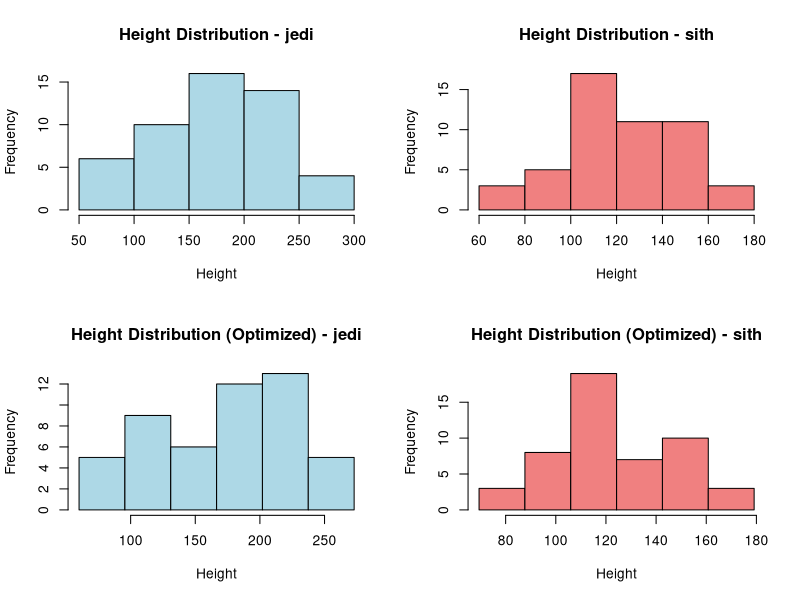
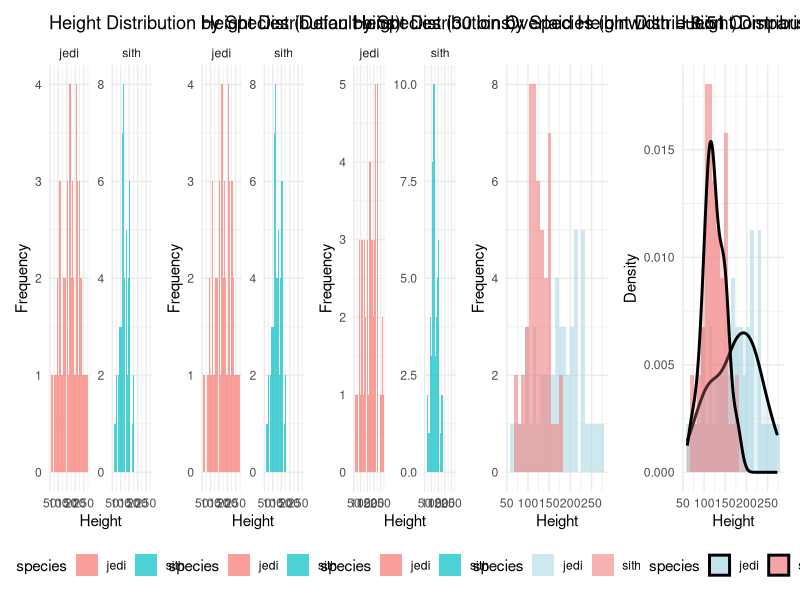
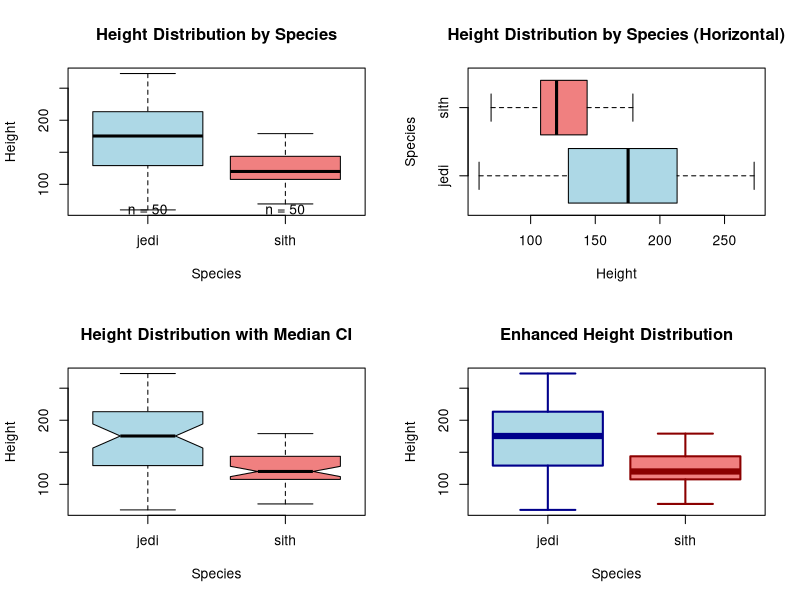
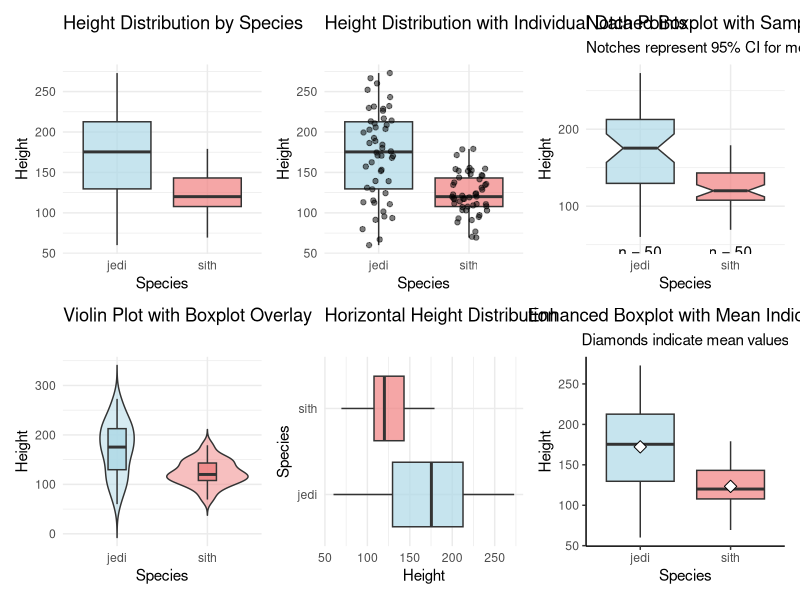
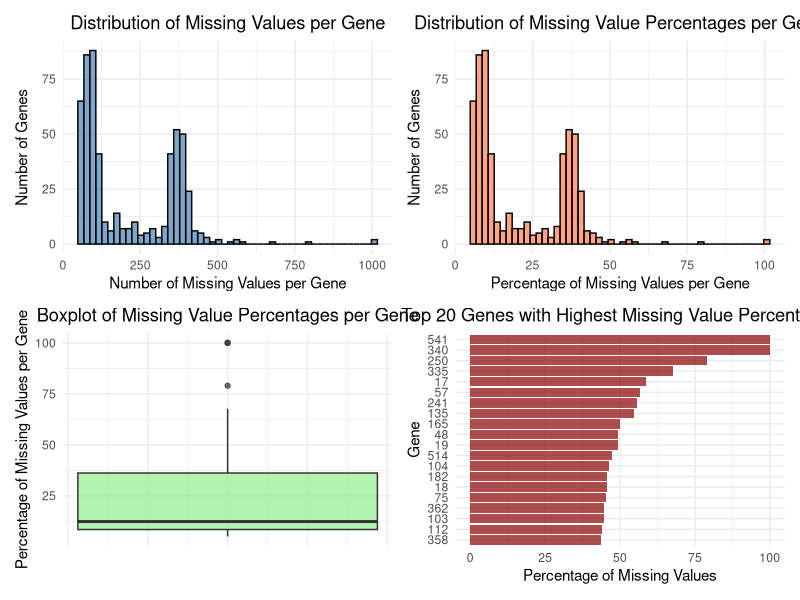
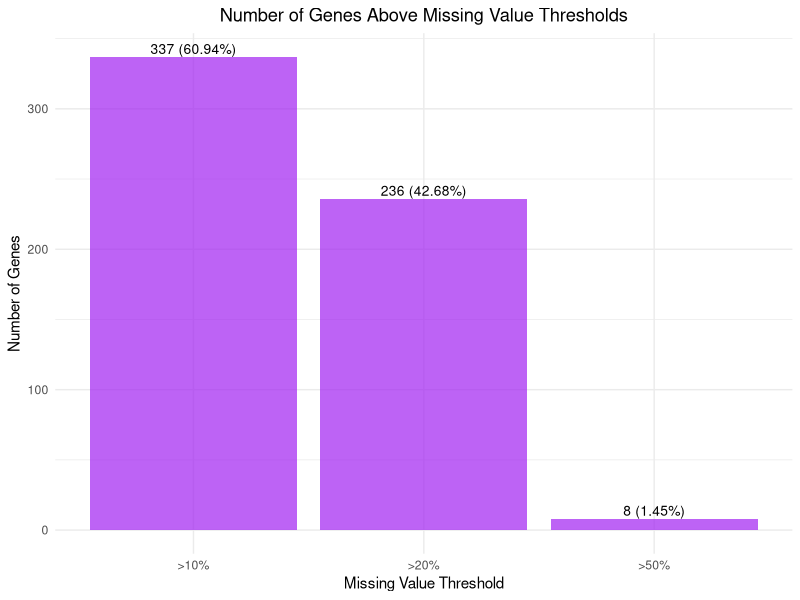
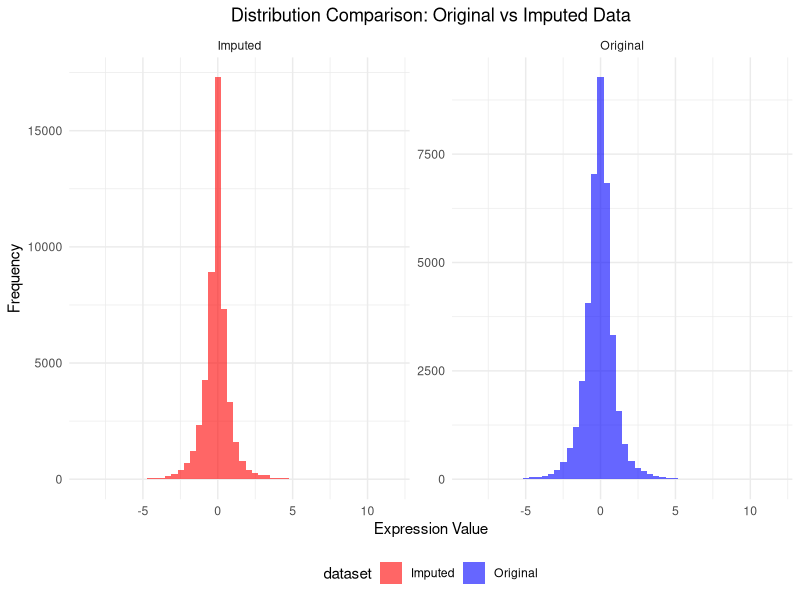
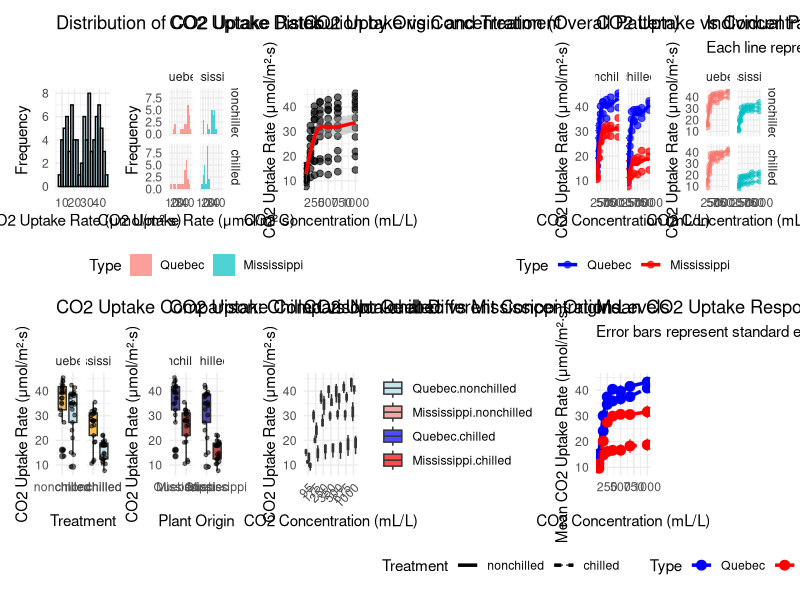

The R script that drew these images, in order:
## ---- chunk 1
library(ggpubr)
library(patchwork)
library(tidyverse)
## ---- chunk 2
#| fig-height: 8
#| fig-width: 8
setwd("/Users/ninghe/Desktop/course/riken-ki")
data <- read_csv("./Week1/data/magic_guys.csv")
print(data)

species1_data <- data[data$species == unique(data$species)[1], ]
species2_data <- data[data$species == unique(data$species)[2], ]

par(mfrow = c(2, 2))
hist(species1_data$length, 
     main = paste("Height Distribution -", unique(data$species)[1]),
     xlab = "Height", 
     col = "lightblue")

hist(species2_data$length, 
     main = paste("Height Distribution -", unique(data$species)[2]),
     xlab = "Height", 
     col = "lightcoral")

breaks1 <- seq(min(species1_data$length), max(species1_data$length), 
               length.out = ceiling(log2(nrow(species1_data))) + 1)
breaks2 <- seq(min(species2_data$length), max(species2_data$length), 
               length.out = ceiling(log2(nrow(species2_data))) + 1)

hist(species1_data$length, 
     breaks = breaks1,
     main = paste("Height Distribution (Optimized) -", unique(data$species)[1]),
     xlab = "Height", 
     col = "lightblue")

hist(species2_data$length, 
     breaks = breaks2,
     main = paste("Height Distribution (Optimized) -", unique(data$species)[2]),
     xlab = "Height", 
     col = "lightcoral")
## ---- chunk 3
#| fig-height: 4
#| fig-width: 25
p1 <- ggplot(data, aes(x = length, fill = species)) +
  geom_histogram(alpha = 0.7, position = "identity") +
  facet_wrap(~species, scales = "free_y") +
  labs(title = "Height Distribution by Species (Default bins)",
       x = "Height",
       y = "Frequency") +
  theme_minimal() +
  theme(legend.position = "bottom")

p2 <- ggplot(data, aes(x = length, fill = species)) +
  geom_histogram(bins = 30, alpha = 0.7, position = "identity") +
  facet_wrap(~species, scales = "free_y") +
  labs(title = "Height Distribution by Species (30 bins)",
       x = "Height",
       y = "Frequency") +
  theme_minimal() +
  theme(legend.position = "bottom")

range_height <- range(data$length)
optimal_binwidth <- (range_height[2] - range_height[1]) / 25
p3 <- ggplot(data, aes(x = length, fill = species)) +
  geom_histogram(binwidth = optimal_binwidth, alpha = 0.7, position = "identity") +
  facet_wrap(~species, scales = "free_y") +
  labs(title = paste("Height Distribution by Species (binwidth =", round(optimal_binwidth, 2), ")"),
       x = "Height",
       y = "Frequency") +
  theme_minimal() +
  theme(legend.position = "bottom")

p4 <- ggplot(data, aes(x = length, fill = species)) +
  geom_histogram(bins = 25, alpha = 0.6, position = "identity") +
  labs(title = "Overlaid Height Distribution Comparison",
       x = "Height",
       y = "Frequency") +
  theme_minimal() +
  theme(legend.position = "bottom") +
  scale_fill_manual(values = c("lightblue", "lightcoral"))

p5 <- ggplot(data, aes(x = length, fill = species)) +
  geom_histogram(aes(y = after_stat(density)), bins = 25, alpha = 0.6, position = "identity") +
  geom_density(alpha = 0.3, size = 1) +
  labs(title = "Height Distribution with Density Overlay",
       x = "Height",
       y = "Density") +
  theme_minimal() +
  theme(legend.position = "bottom") +
  scale_fill_manual(values = c("lightblue", "lightcoral"))

wrap_plots(p1, p2, p3, p4, p5, nrow = 1)
## ---- chunk 4
cat("\nStatistical Summary by Species:\n")
data %>%
  group_by(species) %>%
  summarise(
    n = n(),
    mean_height = mean(length, na.rm = TRUE),
    median_height = median(length, na.rm = TRUE),
    sd_height = sd(length, na.rm = TRUE),
    min_height = min(length, na.rm = TRUE),
    max_height = max(length, na.rm = TRUE),
    .groups = 'drop'
  ) %>%
  print()
## ---- chunk 5
#| fig-height: 8
#| fig-width: 6
par(mfrow = c(2, 2))

boxplot(length ~ species, 
        data = data,
        main = "Height Distribution by Species",
        xlab = "Species",
        ylab = "Height",
        col = c("lightblue", "lightcoral"),
        border = "black",
        outline = TRUE)

species_counts <- table(data$species)
text(x = 1:length(species_counts), 
     y = par("usr")[3] - 0.05 * diff(par("usr")[3:4]), 
     labels = paste("n =", species_counts), 
     pos = 3, 
     xpd = TRUE)

boxplot(length ~ species, 
        data = data,
        main = "Height Distribution by Species (Horizontal)",
        xlab = "Height",
        ylab = "Species",
        col = c("lightblue", "lightcoral"),
        border = "black",
        horizontal = TRUE,
        outline = TRUE)

boxplot(length ~ species, 
        data = data,
        main = "Height Distribution with Median CI",
        xlab = "Species",
        ylab = "Height",
        col = c("lightblue", "lightcoral"),
        border = "black",
        notch = TRUE,
        outline = TRUE)

boxplot(length ~ species, 
        data = data,
        main = "Enhanced Height Distribution",
        xlab = "Species",
        ylab = "Height",
        col = c("lightblue", "lightcoral"),
        border = c("darkblue", "darkred"),
        lwd = 2,
        outline = TRUE,
        pch = 16,
        cex = 0.8,
        whisklty = 1,
        staplelty = 1,
        whisklwd = 2,
        staplelwd = 2)
## ---- chunk 6
#| fig-height: 9
#| fig-width: 12
p1 <- ggplot(data, aes(x = species, y = length, fill = species)) +
  geom_boxplot(alpha = 0.7, outlier.shape = 16, outlier.size = 2) +
  labs(title = "Height Distribution by Species",
       x = "Species",
       y = "Height") +
  theme_minimal() +
  theme(legend.position = "none") +
  scale_fill_manual(values = c("lightblue", "lightcoral"))

p2 <- ggplot(data, aes(x = species, y = length, fill = species)) +
  geom_boxplot(alpha = 0.7, outlier.shape = NA) +
  geom_jitter(width = 0.2, alpha = 0.5, size = 1.5) +
  labs(title = "Height Distribution with Individual Data Points",
       x = "Species",
       y = "Height") +
  theme_minimal() +
  theme(legend.position = "none") +
  scale_fill_manual(values = c("lightblue", "lightcoral"))

sample_sizes <- data %>%
  group_by(species) %>%
  summarise(n = n(), .groups = 'drop')

p3 <- ggplot(data, aes(x = species, y = length, fill = species)) +
  geom_boxplot(notch = TRUE, alpha = 0.7, outlier.shape = 16) +
  geom_text(data = sample_sizes, 
            aes(x = species, y = min(data$length) - 0.05 * diff(range(data$length)), 
                label = paste("n =", n)), 
            inherit.aes = FALSE, 
            vjust = 1) +
  labs(title = "Notched Boxplot with Sample Sizes",
       x = "Species",
       y = "Height",
       subtitle = "Notches represent 95% CI for median") +
  theme_minimal() +
  theme(legend.position = "none") +
  scale_fill_manual(values = c("lightblue", "lightcoral"))

p4 <- ggplot(data, aes(x = species, y = length, fill = species)) +
  geom_violin(alpha = 0.5, trim = FALSE) +
  geom_boxplot(width = 0.2, alpha = 0.8, outlier.shape = 16) +
  labs(title = "Violin Plot with Boxplot Overlay",
       x = "Species",
       y = "Height") +
  theme_minimal() +
  theme(legend.position = "none") +
  scale_fill_manual(values = c("lightblue", "lightcoral"))

p5 <- ggplot(data, aes(x = species, y = length, fill = species)) +
  geom_boxplot(alpha = 0.7, outlier.shape = 16) +
  coord_flip() +
  labs(title = "Horizontal Height Distribution",
       x = "Species",
       y = "Height") +
  theme_minimal() +
  theme(legend.position = "none") +
  scale_fill_manual(values = c("lightblue", "lightcoral"))

p6 <- ggplot(data, aes(x = species, y = length, fill = species)) +
  geom_boxplot(alpha = 0.7, 
               outlier.shape = 21, 
               outlier.fill = "white", 
               outlier.color = "black",
               outlier.size = 2,
               notch = FALSE) +
  stat_summary(fun = mean, geom = "point", shape = 23, size = 3, fill = "white") +
  labs(title = "Enhanced Boxplot with Mean Indicators",
       x = "Species",
       y = "Height",
       subtitle = "Diamonds indicate mean values") +
  theme_classic() +
  theme(legend.position = "none",
        plot.title = element_text(hjust = 0.5),
        plot.subtitle = element_text(hjust = 0.5)) +
  scale_fill_manual(values = c("lightblue", "lightcoral"))

wrap_plots(p1, p2, p3, p4, p5, p6, nrow = 2)
## ---- chunk 7
#pdf("xxxxxxxxx", height = 10, width = 10)
#dev.off()
#ggsave("xxxxxxxxx", height = 10, width = 10)
## ---- chunk 8
setwd("/Users/ninghe/Desktop/course/riken-ki")
data <- read.delim("./Week1/data/microarray_data.tab")
print(data[1:6,1:6])

dim(data)
## ---- chunk 9
#| fig-height: 11
#| fig-width: 10
n_genes <- nrow(data)
n_samples <- ncol(data)

missing_per_gene <- rowSums(is.na(data))
missing_percentage_per_gene <- (missing_per_gene / n_samples) * 100

gene_missing_data <- data.frame(
  gene = rownames(data),
  missing_count = missing_per_gene,
  missing_percentage = missing_percentage_per_gene,
  stringsAsFactors = FALSE
)

cat("Missing values summary:\n")
cat("Total missing values:", sum(missing_per_gene), "\n")
cat("Percentage of total data points missing:", 
    round((sum(missing_per_gene) / (n_genes * n_samples)) * 100, 2), "%\n")
cat("Genes with no missing values:", sum(missing_per_gene == 0), "\n")
cat("Genes with some missing values:", sum(missing_per_gene > 0), "\n")
cat("Genes with all values missing:", sum(missing_per_gene == n_samples), "\n")
print(summary(missing_percentage_per_gene))

p1 <- ggplot(gene_missing_data, aes(x = missing_count)) +
  geom_histogram(bins = 50, fill = "steelblue", alpha = 0.7, color = "black") +
  labs(title = "Distribution of Missing Values per Gene",
       x = "Number of Missing Values per Gene",
       y = "Number of Genes") +
  theme_minimal() +
  theme(plot.title = element_text(hjust = 0.5))

p2 <- ggplot(gene_missing_data, aes(x = missing_percentage)) +
  geom_histogram(bins = 50, fill = "coral", alpha = 0.7, color = "black") +
  labs(title = "Distribution of Missing Value Percentages per Gene",
       x = "Percentage of Missing Values per Gene",
       y = "Number of Genes") +
  theme_minimal() +
  theme(plot.title = element_text(hjust = 0.5))

p3 <- ggplot(gene_missing_data, aes(y = missing_percentage)) +
  geom_boxplot(fill = "lightgreen", alpha = 0.7) +
  labs(title = "Boxplot of Missing Value Percentages per Gene",
       y = "Percentage of Missing Values per Gene") +
  theme_minimal() +
  theme(plot.title = element_text(hjust = 0.5),
        axis.text.x = element_blank(),
        axis.ticks.x = element_blank())

top_missing_genes <- gene_missing_data %>%
  arrange(desc(missing_percentage)) %>%
  head(20)

if(nrow(top_missing_genes) > 0) {
  p4 <- ggplot(top_missing_genes, aes(x = reorder(gene, missing_percentage), 
                                     y = missing_percentage)) +
    geom_col(fill = "darkred", alpha = 0.7) +
    coord_flip() +
    labs(title = "Top 20 Genes with Highest Missing Value Percentages",
         x = "Gene",
         y = "Percentage of Missing Values") +
    theme_minimal() +
    theme(plot.title = element_text(hjust = 0.5))
}

wrap_plots(p1, p2, p3, p4, nrow = 2)
## ---- chunk 10
#| fig-height: 6
#| fig-width: 5
thresholds <- c(10, 20, 50)

find_high_missing_genes <- function(threshold) {
  genes_above_threshold <- gene_missing_data %>%
    filter(missing_percentage > threshold) %>%
    arrange(desc(missing_percentage))
  
  return(genes_above_threshold)
}

threshold_results <- list()
for(threshold in thresholds) {
  high_missing_genes <- find_high_missing_genes(threshold)
  threshold_results[[paste0(threshold, "%")]] <- high_missing_genes
  
  cat("\nGenes with >", threshold, "% missing values:\n")
  cat("Number of genes:", nrow(high_missing_genes), "\n")
  cat("Percentage of total genes:", 
      round((nrow(high_missing_genes) / n_genes) * 100, 2), "%\n")
  
  if(nrow(high_missing_genes) > 0) {
    cat("Top 5 genes with highest missing percentages:\n")
    print(head(high_missing_genes[, c("gene", "missing_percentage")], 5))
  }
}

threshold_summary <- data.frame(
  threshold = paste0(">", thresholds, "%"),
  count = sapply(thresholds, function(x) sum(gene_missing_data$missing_percentage > x)),
  percentage = sapply(thresholds, function(x) 
    round((sum(gene_missing_data$missing_percentage > x) / n_genes) * 100, 2))
)

p5 <- ggplot(threshold_summary, aes(x = threshold, y = count)) +
  geom_col(fill = "purple", alpha = 0.7) +
  geom_text(aes(label = paste0(count, " (", percentage, "%)")), 
            vjust = -0.3, size = 3.5) +
  labs(title = "Number of Genes Above Missing Value Thresholds",
       x = "Missing Value Threshold",
       y = "Number of Genes") +
  theme_minimal() +
  theme(plot.title = element_text(hjust = 0.5))

print(p5)
## ---- chunk 11
#| fig-height: 4
#| fig-width: 8
data_imputed <- data

total_missing_before <- sum(is.na(data_imputed))
cat("Total missing values before imputation:", total_missing_before, "\n")

for(i in 1:nrow(data_imputed)) {
  gene_mean <- mean(as.numeric(data_imputed[i, ]), na.rm = TRUE)
  
  if(!is.nan(gene_mean)) {
    data_imputed[i, is.na(data_imputed[i, ])] <- gene_mean
  } else {
    overall_mean <- mean(as.matrix(data), na.rm = TRUE)
    data_imputed[i, is.na(data_imputed[i, ])] <- overall_mean
  }
}

total_missing_after <- sum(is.na(data_imputed))
cat("Total missing values after imputation:", total_missing_after, "\n")
cat("Successfully imputed:", total_missing_before - total_missing_after, "values\n")

if(total_missing_after == 0) {
  cat("✓ All missing values have been successfully imputed!\n")
} else {
  cat("⚠ Warning: Some missing values remain after imputation\n")
}

cat("\nExample comparison (first 3 genes, first 10 samples):\n")
cat("BEFORE imputation:\n")
print(data[1:3, 1:10])
cat("\nAFTER imputation:\n")
print(data_imputed[1:3, 1:10])

cat("\nData distribution comparison:\n")
cat("Original data summary:\n")
print(summary(as.vector(as.matrix(data))))

cat("\nImputed data summary:\n")
print(summary(as.vector(as.matrix(data_imputed))))

if(n_genes * n_samples > 100000) {
  sample_indices <- sample(1:(n_genes * n_samples), 50000)
  original_sample <- as.vector(as.matrix(data))[sample_indices]
  imputed_sample <- as.vector(as.matrix(data_imputed))[sample_indices]
} else {
  original_sample <- as.vector(as.matrix(data))
  imputed_sample <- as.vector(as.matrix(data_imputed))
}

comparison_data <- data.frame(
  value = c(original_sample, imputed_sample),
  dataset = rep(c("Original", "Imputed"), 
                c(length(original_sample), length(imputed_sample)))
) %>%
  filter(!is.na(value))  # Remove NAs for visualization

p6 <- ggplot(comparison_data, aes(x = value, fill = dataset)) +
  geom_histogram(alpha = 0.6, bins = 50, position = "identity") +
  facet_wrap(~dataset, scales = "free_y") +
  labs(title = "Distribution Comparison: Original vs Imputed Data",
       x = "Expression Value",
       y = "Frequency") +
  theme_minimal() +
  theme(plot.title = element_text(hjust = 0.5),
        legend.position = "bottom") +
  scale_fill_manual(values = c("Original" = "blue", "Imputed" = "red"))

print(p6)
## ---- chunk 12
#| fig-height: 10
#| fig-width: 25
data(CO2)

p1 <- ggplot(CO2, aes(x = uptake)) +
  geom_histogram(bins = 20, fill = "lightblue", alpha = 0.7, color = "black") +
  labs(title = "Distribution of CO2 Uptake Rates",
       x = "CO2 Uptake Rate (μmol/m²·s)",
       y = "Frequency") +
  theme_minimal()

p2 <- ggplot(CO2, aes(x = uptake, fill = Type)) +
  geom_histogram(bins = 15, alpha = 0.7, position = "identity") +
  facet_grid(Treatment ~ Type) +
  labs(title = "CO2 Uptake Distribution by Origin and Treatment",
       x = "CO2 Uptake Rate (μmol/m²·s)",
       y = "Frequency") +
  theme_minimal() +
  theme(legend.position = "bottom")

p3 <- ggplot(CO2, aes(x = conc, y = uptake)) +
  geom_point(alpha = 0.6, size = 2) +
  geom_smooth(method = "loess", se = TRUE, color = "red", linewidth = 1.2) +
  labs(title = "CO2 Uptake vs Concentration (Overall Pattern)",
       x = "CO2 Concentration (mL/L)",
       y = "CO2 Uptake Rate (μmol/m²·s)") +
  theme_minimal()

p4 <- ggplot(CO2, aes(x = conc, y = uptake, color = Type)) +
  geom_point(alpha = 0.7, size = 2) +
  geom_smooth(method = "loess", se = FALSE, linewidth = 1.2) +
  facet_wrap(~Treatment) +
  labs(title = "CO2 Uptake vs Concentration by Origin and Treatment",
       x = "CO2 Concentration (mL/L)",
       y = "CO2 Uptake Rate (μmol/m²·s)") +
  theme_minimal() +
  scale_color_manual(values = c("Quebec" = "blue", "Mississippi" = "red")) +
  theme(legend.position = "bottom")

p5 <- ggplot(CO2, aes(x = conc, y = uptake, color = Type)) +
  geom_line(aes(group = Plant), alpha = 0.7, linewidth = 0.8) +
  geom_point(alpha = 0.5, size = 1.5) +
  facet_grid(Treatment ~ Type) +
  labs(title = "Individual Plant CO2 Response Curves",
       x = "CO2 Concentration (mL/L)",
       y = "CO2 Uptake Rate (μmol/m²·s)",
       subtitle = "Each line represents one plant") +
  theme_minimal() +
  theme(legend.position = "none")

p6 <- ggplot(CO2, aes(x = Treatment, y = uptake, fill = Treatment)) +
  geom_boxplot(alpha = 0.7) +
  geom_jitter(width = 0.2, alpha = 0.5, size = 1) +
  facet_wrap(~Type) +
  labs(title = "CO2 Uptake Comparison: Chilled vs Non-chilled",
       x = "Treatment",
       y = "CO2 Uptake Rate (μmol/m²·s)") +
  theme_minimal() +
  theme(legend.position = "none") +
  scale_fill_manual(values = c("nonchilled" = "orange", "chilled" = "lightblue"))

p7 <- ggplot(CO2, aes(x = Type, y = uptake, fill = Type)) +
  geom_boxplot(alpha = 0.7) +
  geom_jitter(width = 0.2, alpha = 0.5, size = 1) +
  facet_wrap(~Treatment) +
  labs(title = "CO2 Uptake Comparison: Quebec vs Mississippi Origins",
       x = "Plant Origin",
       y = "CO2 Uptake Rate (μmol/m²·s)") +
  theme_minimal() +
  theme(legend.position = "none") +
  scale_fill_manual(values = c("Quebec" = "darkblue", "Mississippi" = "darkred"))

p8 <- ggplot(CO2, aes(x = factor(conc), y = uptake, fill = interaction(Type, Treatment))) +
  geom_boxplot(alpha = 0.7) +
  labs(title = "CO2 Uptake at Different Concentration Levels",
       x = "CO2 Concentration (mL/L)",
       y = "CO2 Uptake Rate (μmol/m²·s)") +
  theme_minimal() +
  theme(axis.text.x = element_text(angle = 45, hjust = 1),
        legend.title = element_blank()) +
  scale_fill_manual(values = c("Quebec.nonchilled" = "lightblue",
                              "Quebec.chilled" = "blue",
                              "Mississippi.nonchilled" = "lightcoral",
                              "Mississippi.chilled" = "red"))

interaction_data <- CO2 %>%
  group_by(Type, Treatment, conc) %>%
  summarise(mean_uptake = mean(uptake),
            se_uptake = sd(uptake) / sqrt(n()),
            .groups = 'drop')
p9 <- ggplot(interaction_data, aes(x = conc, y = mean_uptake, color = Type, linetype = Treatment)) +
  geom_line(linewidth = 1.2) +
  geom_point(size = 3) +
  geom_errorbar(aes(ymin = mean_uptake - se_uptake, ymax = mean_uptake + se_uptake), 
                width = 20, alpha = 0.7) +
  labs(title = "Mean CO2 Uptake Response with Standard Errors",
       x = "CO2 Concentration (mL/L)",
       y = "Mean CO2 Uptake Rate (μmol/m²·s)",
       subtitle = "Error bars represent standard error of the mean") +
  theme_minimal() +
  scale_color_manual(values = c("Quebec" = "blue", "Mississippi" = "red")) +
  theme(legend.position = "bottom")

wrap_plots(p1, p2, p3, p4, p5, p6, p7, p8, p9, nrow = 2)
## ---- chunk 13
#| collapse: true
#| results: hold
date()
sessionInfo()
